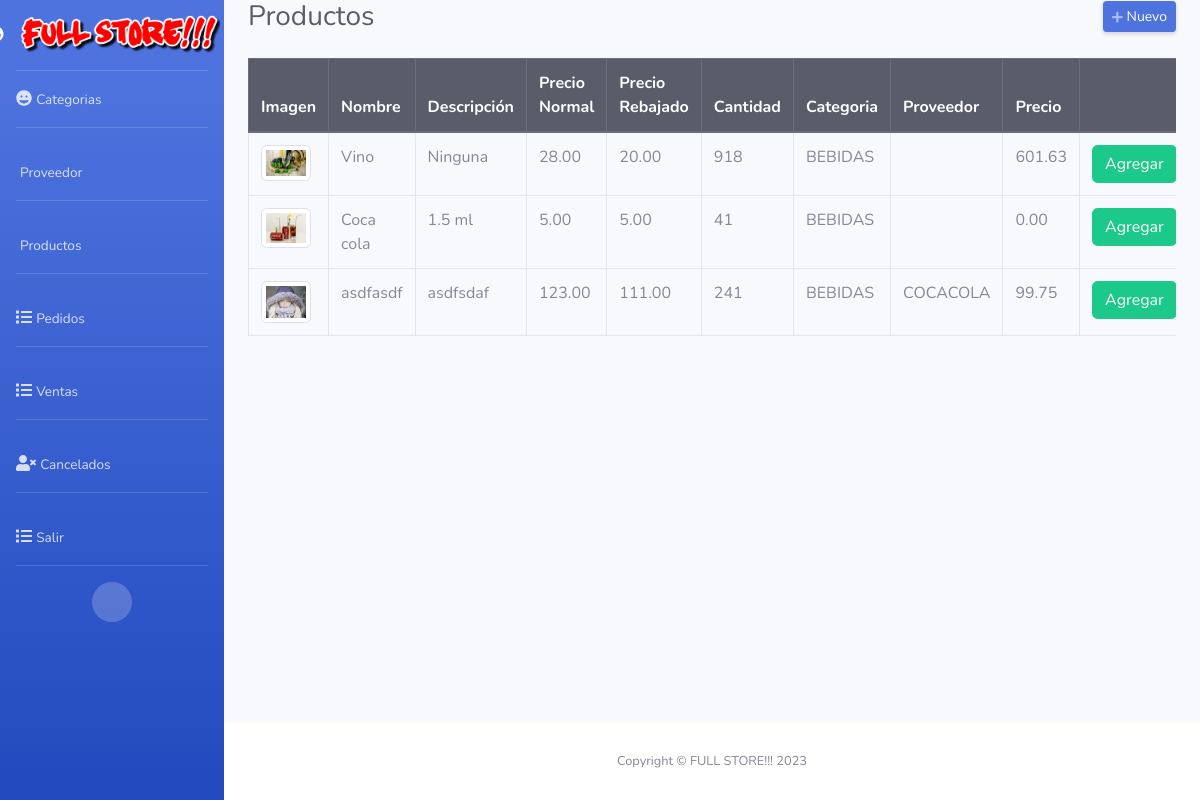
The page /admin/productos.php (signed in) on the database its author committed.
### tables this page shows
CREATE TABLE `productos` (
  `id` int(11) NOT NULL,
  `nombre` varchar(255) NOT NULL,
  `descripcion` text NOT NULL,
  `precio_normal` decimal(10,2) NOT NULL,
  `precio_rebajado` decimal(10,2) NOT NULL,
  `cantidad` int(11) NOT NULL,
  `imagen` varchar(50) NOT NULL,
  `id_categoria` int(11) NOT NULL,
  `id_prov` int(11) NOT NULL,
  `precio` decimal(10,2) NOT NULL
);

CREATE TABLE `categorias` (
  `id` int(11) NOT NULL,
  `categoria` varchar(50) NOT NULL
);

CREATE TABLE `tmbtv_pro` (
  `id` int(11) NOT NULL,
  `TMPRO_RIF` varchar(15) NOT NULL,
  `TMPRO_NOC` varchar(50) NOT NULL,
  `TMPRO_TEL` varchar(11) NOT NULL,
  `TMPRO_DID` varchar(70) NOT NULL
);

### admin/productos.php (the view, shortened to what this page needs)
<?php
include("config/conex.php");
include("includes/header.php"); ?>
<div class="d-sm-flex align-items-center justify-content-between mb-4">
    <h1 class="h3 mb-0 text-gray-800">Productos</h1>
    <a href="#" class="d-none d-sm-inline-block btn btn-sm btn-primary shadow-sm" id="abrirProducto"><i class="fas fa-plus fa-sm text-white-50"></i> Nuevo</a>
</div>
<div class="row">
    <div class="col-md-12">
        <div class="table-responsive">
            <table class="table table-hover table-bordered" style="width: 100%;">
                <thead class="thead-dark">
                    <tr>
                        <th>Imagen</th>
                        <th>Nombre</th>
                        <th>Descripción</th>
                        <th>Precio Normal</th>
                        <th>Precio Rebajado</th>
                        <th>Cantidad</th>
                        <th>Categoria</th>
                        <th>Proveedor</th>
                        <th>Precio</th>
                        <th></th>
                    </tr>
                </thead>
                <tbody>
                    <?php
                    $query = mysqli_query($conexion, "SELECT `productos`.`id`, `productos`.`nombre`,
                    `productos`.`descripcion`, `productos`.`precio_normal`, `productos`.`precio_rebajado`,
                    `productos`.`cantidad`, `productos`.`imagen`, `productos`.`id_categoria`,
                    `categorias`.`id`, `categorias`.`categoria`, `productos`.`id_prov`,
                        `tmbtv_pro`.`id`, `tmbtv_pro`.`TMPRO_NOC`, `productos`.`precio`,`productos`.`id`
                    FROM `productos`
                        LEFT JOIN `categorias` ON `productos`.`id_categoria` = `categorias`.`id`
                        LEFT JOIN `tmbtv_pro` ON `productos`.`id_prov` = `tmbtv_pro`.`id`;");
                    while ($data = mysqli_fetch_assoc($query)) { ?>
                        <tr>
                            <td><img class="img-thumbnail" src="../assets/img/<?php echo $data['imagen']; ?>" width="50"></td>
                            <td><?php echo $data['nombre']; ?></td>
                            <td><?php echo $data['descripcion']; ?></td>
                            <td><?php echo $data['precio_normal']; ?></td>
                            <td><?php echo $data['precio_rebajado']; ?></td>
                            <td><?php echo $data['cantidad']; ?></td>
                            <td><?php echo $data['categoria']; ?></td>
                            <td><?php echo $data['TMPRO_NOC']; ?></td>
                            <td><?php echo $data['precio']; ?></td>
                            <td>
                                <form method="post" action="agregar.php?id=<?php echo $data['id']; ?>" >
                                    <button class="btn btn-success" type="buton">Agregar</button>
                                </form>
                            </td>
                        </tr>
                    <?php } ?>
                </tbody>
            </table>
        </div>
    </div>
</div>
<?php include("includes/footer.php"); ?>

### rows shown on the page
productos: imagen (picture), nombre "Vino", descripcion "Ninguna", precio_normal "28.00", precio_rebajado "20.00", cantidad "918", id_categoria.categoria "BEBIDAS", precio "601.63"
productos: imagen (picture), nombre "Coca cola", descripcion "1.5 ml", precio_normal "5.00", precio_rebajado "5.00", cantidad "41", id_categoria.categoria "BEBIDAS", precio "0.00"
productos: imagen (picture), nombre "asdfasdf", descripcion "asdfsdaf", precio_normal "123.00", precio_rebajado "111.00", cantidad "241", id_categoria.categoria "BEBIDAS", tmbtv_pro.TMPRO_NOC "COCACOLA", precio "99.75"
